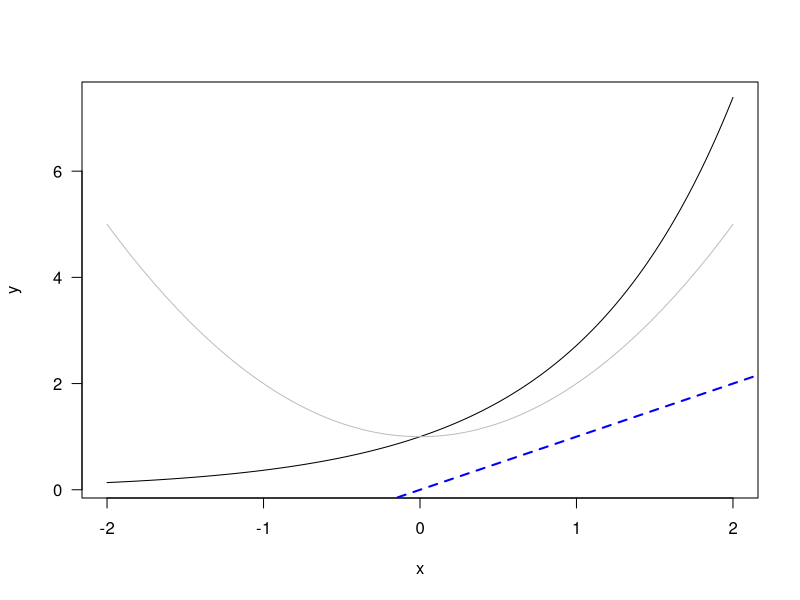
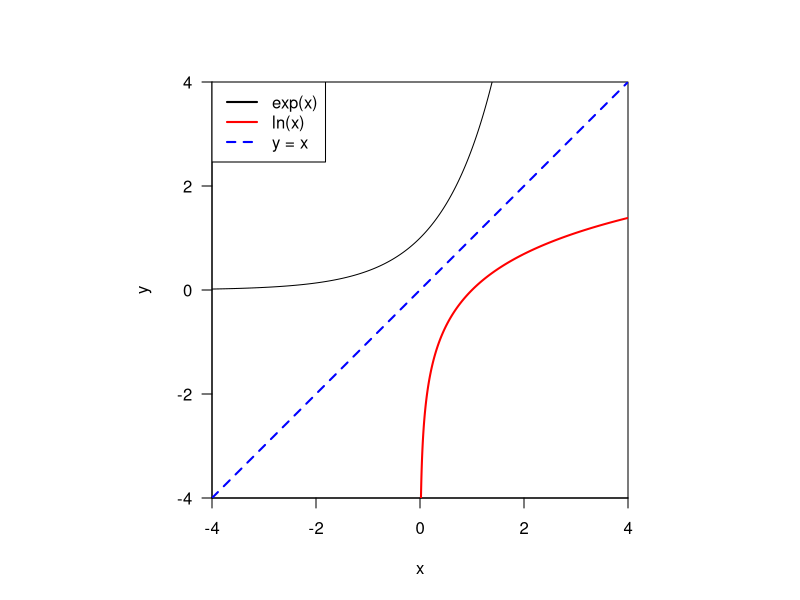

Source code (R) for these figures, in order:
## ---- chunk 1
x <- seq(-2, 2, by = 0.01)
y <- exp(x)
# dat <- data.frame(x, y)

plot(x, y,
     type = "l",
     xlab = "x",
     ylab = "y",
     main = "",
     las = 1)
lines(x, x^2 + 1, col = "gray")
# Add identity line (y = x)
abline(a = 0, b = 1, col = "blue", lty = 2, lwd = 2)
## ---- chunk 2
x <- seq(-4, 4, by = 0.0001)
y <- exp(x)

par(pty = "s")
plot(x, y,
     type = "l",
     xlab = "x",
     ylab = "y",
     ylim = c(-4, 4),
     xlim = c(-4, 4),
     xaxs = "i",
     yaxs = "i",
     asp = 1,
     main = "",
     las = 1)
# Add natural logarithm
lines(x[x > 0], log(x[x > 0]), col = "red", lwd = 2)

# Add identity line (y = x)
abline(a = 0, b = 1, col = "blue", lty = 2, lwd = 2)

# Add legend
legend("topleft",
       legend = c("exp(x)", "ln(x)", "y = x"),
       col = c("black", "red", "blue"),
       lty = c(1, 1, 2),
       lwd = 2)
